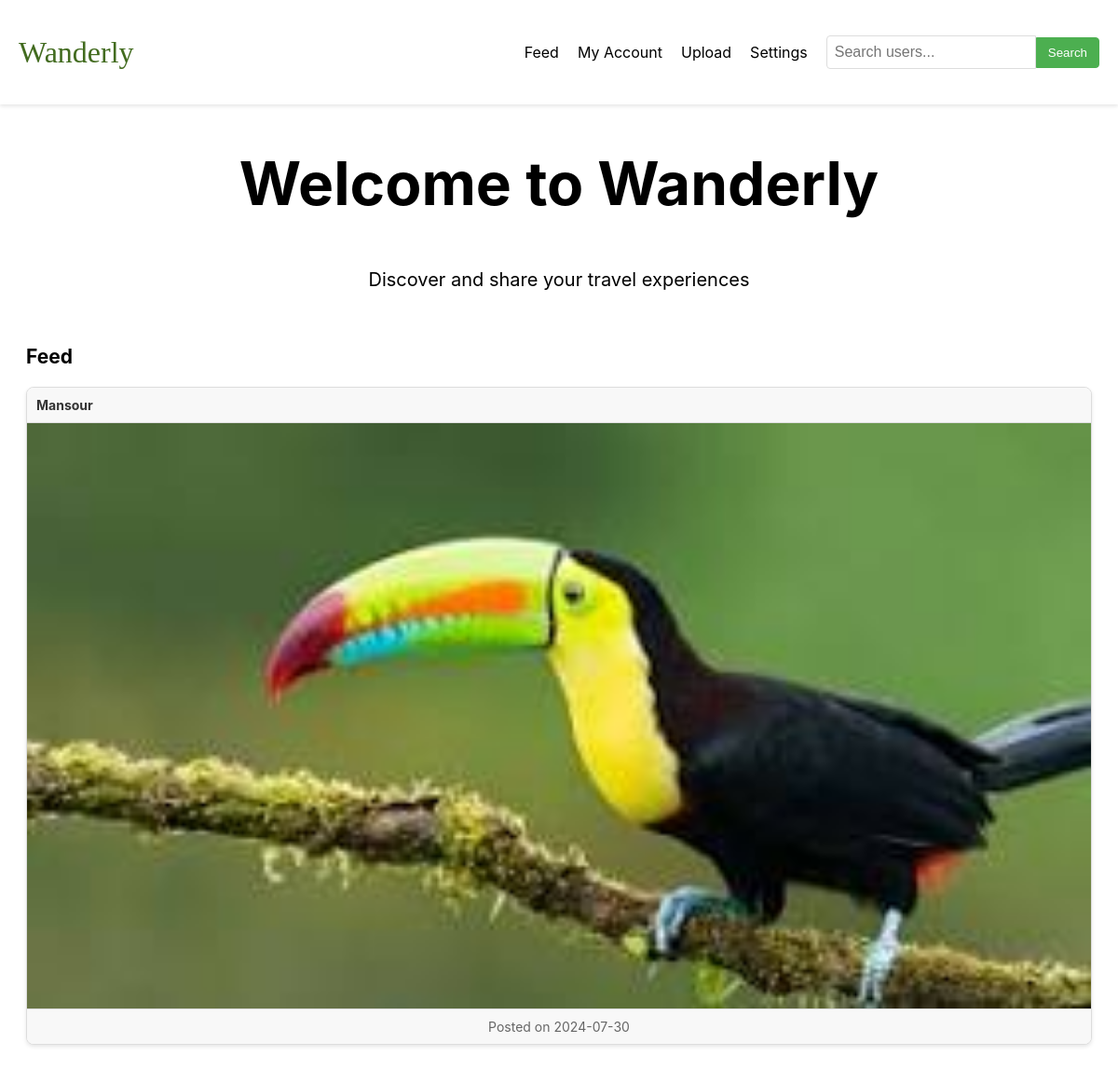
The app's page /feed (signed in) with its own data.
### models.py (models this page shows, shortened)
class Post(db.Model):
    id = db.Column(db.Integer, primary_key=True)
    image_file = db.Column(db.String(20), nullable=False)
    date_posted = db.Column(db.DateTime, nullable=False, default=datetime.utcnow)
    user_id = db.Column(db.Integer, db.ForeignKey('user.id'), nullable=False)

class User(UserMixin, db.Model):
    id = db.Column(db.Integer, primary_key=True)
    username = db.Column(db.String(150), unique=True, nullable=False)
    password = db.Column(db.String(150), nullable=False)
    email = db.Column(db.String(150), unique=True, nullable=False)
    first_name = db.Column(db.String(150), nullable=False)
    last_name = db.Column(db.String(150), nullable=False)
    posts = db.relationship('Post', backref='author', lazy=True)
    followed = db.relationship(
        'User', secondary=followers,
        primaryjoin=(followers.c.follower_id == id),
        secondaryjoin=(followers.c.followed_id == id),
        backref=db.backref('followers', lazy='dynamic'), lazy='dynamic'
    )
    def followed_posts(self):
        return Post.query.join(
            followers, (followers.c.followed_id == Post.user_id)
        ).filter(followers.c.follower_id == self.id).order_by(
            Post.date_posted.desc()
        )

### app.py (the view)
@app.route('/feed')
@login_required
def feed():
    posts = current_user.followed_posts().all()
    return render_template('feed.html', posts=posts)

### app.py (called while the page is built)
@login_manager.user_loader
def load_user(user_id):
    return User.query.get(int(user_id))

### templates/feed.html (shortened to what this page needs)
{% extends "base.html" %}
{% block content %}
<div class="container">
    <h2>Feed</h2>
    <div class="post-grid">
        {% if posts %}
        {% for post in posts %}
        <div class="post">
            <div class="post-header">
                <span>{{ post.author.username }}</span>
            </div>
            <img src="{{ url_for('uploaded_file', filename=post.image_file) }}" alt="Trip Image">
            <div class="post-footer">
                <span>Posted on {{ post.date_posted.strftime('%Y-%m-%d') }}</span>
            </div>
        </div>
        {% endfor %}
        {% else %}
        <p>No posts available.</p>
        {% endif %}
    </div>
</div>
{% endblock %}

### static/styles.css (style rules this page uses)
* { box-sizing: border-box; }
body { font-size: 14px; font-family: 'Inter', sans-serif; }
.post-grid { display: flex; flex-direction: column; gap: 20px; margin-top: 20px; }
.post { background: #fff; border: 1px solid #ddd; border-radius: 8px; box-shadow: 0 2px 4px rgba(0, 0, 0, 0.1); width: 100%; box-sizing: border-box; overflow: hidden; text-align: center; }
.post-header { padding: 10px; background: #f8f8f8; border-bottom: 1px solid #ddd; display: flex; justify-content: space-between; align-items: center; }
.post-header span { font-weight: bold; color: #333; }
.post img { width: 100%; height: auto; display: block; }
.post-footer { padding: 10px; background: #f8f8f8; border-top: 1px solid #ddd; }
.post-footer span { color: #666; }

### records on screen
Post: author.username "Mansour", image_file (picture), date_posted "2024-07-30"
